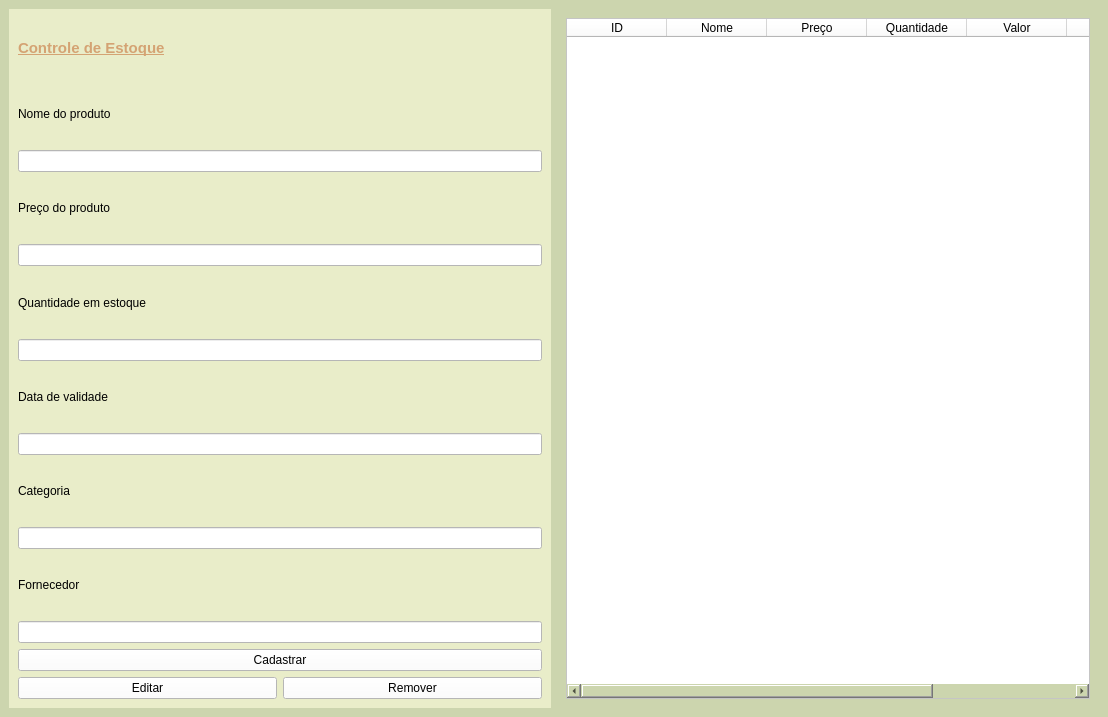
<?xml version="1.0" encoding="UTF-8"?>
<ui version="4.0">
 <class>MainWindow</class>
 <widget class="QMainWindow" name="MainWindow">
  <property name="geometry">
   <rect>
    <x>0</x>
    <y>0</y>
    <width>1108</width>
    <height>717</height>
   </rect>
  </property>
  <property name="windowTitle">
   <string>MainWindow</string>
  </property>
  <property name="styleSheet">
   <string notr="true">background-color: rgb(204, 213, 174);</string>
  </property>
  <widget class="QWidget" name="centralwidget">
   <layout class="QHBoxLayout" name="horizontalLayout_2">
    <item>
     <widget class="QWidget" name="widget" native="true">
      <property name="styleSheet">
       <string notr="true">background-color: rgb(250, 237, 205);
background-color: rgb(233, 237, 201);</string>
      </property>
      <layout class="QVBoxLayout" name="verticalLayout">
       <item>
        <widget class="QLabel" name="setWindowTitle">
         <property name="text">
          <string>&lt;html&gt;&lt;head/&gt;&lt;body&gt;&lt;p&gt;&lt;span style=&quot; font-size:11pt; font-weight:600; text-decoration: underline; color:#d4a373;&quot;&gt;Controle de Estoque&lt;/span&gt;&lt;/p&gt;&lt;/body&gt;&lt;/html&gt;</string>
         </property>
        </widget>
       </item>
       <item>
        <widget class="QLabel" name="lbl_nome">
         <property name="text">
          <string>Nome do produto</string>
         </property>
        </widget>
       </item>
       <item>
        <widget class="QLineEdit" name="txt_nome">
         <property name="styleSheet">
          <string notr="true">background-color: rgb(255, 255, 255);</string>
         </property>
        </widget>
       </item>
       <item>
        <widget class="QLabel" name="lbl_preoco">
         <property name="text">
          <string>Preço do produto</string>
         </property>
        </widget>
       </item>
       <item>
        <widget class="QLineEdit" name="txt_preco">
         <property name="styleSheet">
          <string notr="true">background-color: rgb(255, 255, 255);</string>
         </property>
         <property name="inputMethodHints">
          <set>Qt::ImhPreferNumbers</set>
         </property>
        </widget>
       </item>
       <item>
        <widget class="QLabel" name="lbl_quantidade">
         <property name="text">
          <string>Quantidade em estoque</string>
         </property>
        </widget>
       </item>
       <item>
        <widget class="QLineEdit" name="txt_quantidade">
         <property name="styleSheet">
          <string notr="true">background-color: rgb(255, 255, 255);</string>
         </property>
         <property name="inputMethodHints">
          <set>Qt::ImhPreferNumbers</set>
         </property>
        </widget>
       </item>
       <item>
        <widget class="QLabel" name="lbl_validade">
         <property name="text">
          <string>Data de validade</string>
         </property>
        </widget>
       </item>
       <item>
        <widget class="QLineEdit" name="txt_validade">
         <property name="styleSheet">
          <string notr="true">background-color: rgb(255, 255, 255);</string>
         </property>
        </widget>
       </item>
       <item>
        <widget class="QLabel" name="lbl_categoria">
         <property name="text">
          <string>Categoria</string>
         </property>
        </widget>
       </item>
       <item>
        <widget class="QLineEdit" name="txt_categoria">
         <property name="styleSheet">
          <string notr="true">background-color: rgb(255, 255, 255);</string>
         </property>
        </widget>
       </item>
       <item>
        <widget class="QLabel" name="lbl_fornecedor">
         <property name="text">
          <string>Fornecedor</string>
         </property>
        </widget>
       </item>
       <item>
        <widget class="QLineEdit" name="txt_fornecedor">
         <property name="styleSheet">
          <string notr="true">background-color: rgb(255, 255, 255);</string>
         </property>
        </widget>
       </item>
       <item>
        <widget class="QPushButton" name="btn_cadastrar">
         <property name="styleSheet">
          <string notr="true">background-color: rgb(255, 255, 255);</string>
         </property>
         <property name="text">
          <string>Cadastrar</string>
         </property>
        </widget>
       </item>
       <item>
        <layout class="QHBoxLayout" name="horizontalLayout">
         <item>
          <widget class="QPushButton" name="btn_editar">
           <property name="styleSheet">
            <string notr="true">background-color: rgb(255, 255, 255);</string>
           </property>
           <property name="text">
            <string>Editar</string>
           </property>
          </widget>
         </item>
         <item>
          <widget class="QPushButton" name="btn_remover">
           <property name="styleSheet">
            <string notr="true">background-color: rgb(255, 255, 255);</string>
           </property>
           <property name="text">
            <string>Remover</string>
           </property>
          </widget>
         </item>
        </layout>
       </item>
      </layout>
     </widget>
    </item>
    <item>
     <widget class="QWidget" name="widget_2" native="true">
      <layout class="QVBoxLayout" name="verticalLayout_2">
       <item>
        <widget class="QTableWidget" name="tbl_produtos">
         <property name="styleSheet">
          <string notr="true">background-color: rgb(255, 255, 255);
background-color: rgb(255, 255, 255);</string>
         </property>
         <column>
          <property name="text">
           <string>ID</string>
          </property>
         </column>
         <column>
          <property name="text">
           <string>Nome</string>
          </property>
         </column>
         <column>
          <property name="text">
           <string>Preço</string>
          </property>
         </column>
         <column>
          <property name="text">
           <string>Quantidade</string>
          </property>
         </column>
         <column>
          <property name="text">
           <string>Valor</string>
          </property>
         </column>
         <column>
          <property name="text">
           <string>Categoria</string>
          </property>
         </column>
         <column>
          <property name="text">
           <string>Fornecedor</string>
          </property>
         </column>
        </widget>
       </item>
      </layout>
     </widget>
    </item>
   </layout>
  </widget>
 </widget>
 <resources/>
 <connections/>
</ui>
